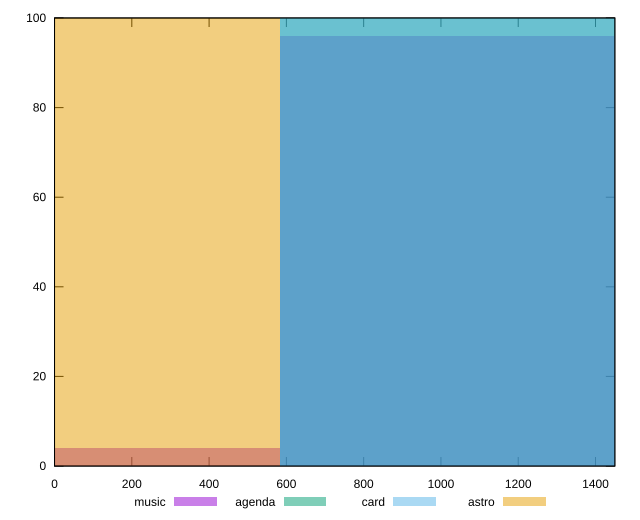

This figure's gnuplot source:
reset

$music <<EOF
0 4
1165.1354231183545 96
EOF

$agenda <<EOF
1165.1354231183545 100
EOF

$card <<EOF
1165.1354231183545 100
EOF

$astro <<EOF
0 100
EOF

set key outside below
set boxwidth 1165.1354231183545
set xrange [0:1450]
set yrange [0:100]
set trange [0:100]
set style fill transparent solid 0.5 noborder
set terminal svg size 640, 520 enhanced background rgb 'white'
set output "reports/report_00031_2021-02-24T23-18-18.084Z/uses-http2/comparison/histogram/all_raw.svg"

plot $music title "music" with boxes, \
     $agenda title "agenda" with boxes, \
     $card title "card" with boxes, \
     $astro title "astro" with boxes

reset
